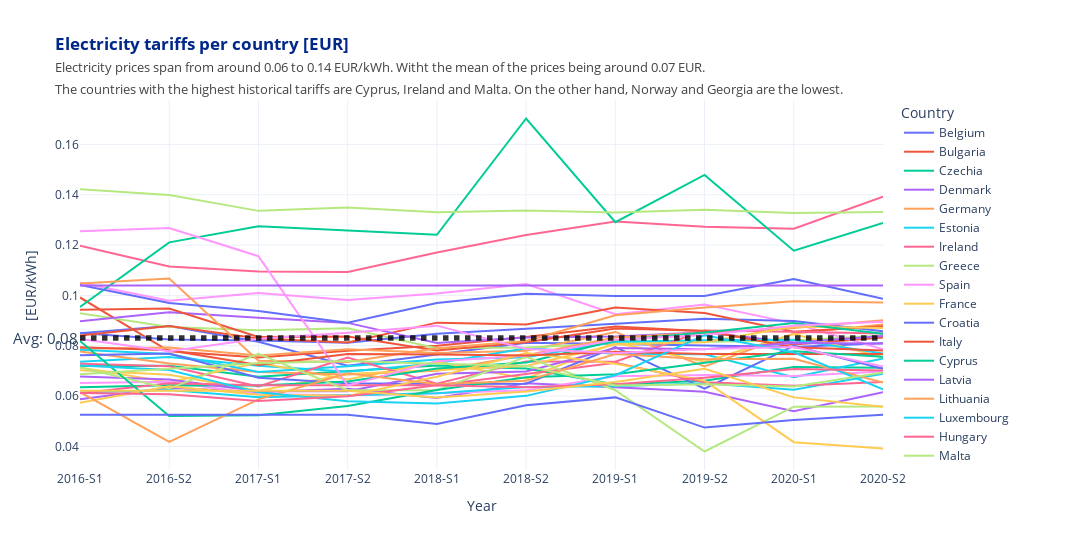

Here is the notebook cell this chart was saved with:
### Code cell
fig = px.line(pd.melt(tariffs,['Country', 'Country ISO (3166-2)']),x='variable', y="value",color='Country', 
                    title='<span style="color:#012888;font-weight:bold">Electricity tariffs per country [EUR]</span>'+'<br>'+
                    '<span style="font-size: 13px;color:#444444;">Electricity prices span from around 0.06 to 0.14 EUR/kWh. Witht the mean of the prices being around 0.07 EUR.<br>The countries with the highest historical tariffs are Cyprus, Ireland and Malta. On the other hand, Norway and Georgia are the lowest.</span>', 
                    width =1300, height=550,
                    labels={'value':'[EUR/kWh]','variable':'Year'},
                    template='plotly_white')

fig.add_hline(y=tariffs.mean(axis=1)[1], 
              line_dash="dot", 
              line_color='#000000',
              annotation_text="Avg: " + str('{:.2f}'.format(tariffs.mean(axis=1)[1])), 
              annotation_position="left",
              annotation_font_size=15,
              line_width=5.5,
              opacity=0.8)

fig.show()

### Figure 1 — Plotly figure (JSON) as saved in the notebook; plotly's stock layout.template omitted (floating-point values rounded to 4 significant figures)
{"data": [{"hovertemplate": "Country=Belgium<br>Year=%{x}<br>[EUR/kWh]=%{y}<extra></extra>", "legendgroup": "Belgium", "line": {"color": "#636efa", "dash": "solid"}, "mode": "lines", "name": "Belgium", "orientation": "v", "showlegend": true, "type": "scatter", "x": ["2016-S1", "2016-S2", "2017-S1", "2017-S2", "2018-S1", "2018-S2", "2019-S1", "2019-S2", "2020-S1", "2020-S2"], "xaxis": "x", "y": [0.085, 0.0879, 0.0816, 0.0721, 0.0765, 0.0812, 0.0807, 0.0802, 0.0795, 0.081], "yaxis": "y"}, {"hovertemplate": "Country=Bulgaria<br>Year=%{x}<br>[EUR/kWh]=%{y}<extra></extra>", "legendgroup": "Bulgaria", "line": {"color": "#EF553B", "dash": "solid"}, "mode": "lines", "name": "Bulgaria", "orientation": "v", "showlegend": true, "type": "scatter", "x": ["2016-S1", "2016-S2", "2017-S1", "2017-S2", "2018-S1", "2018-S2", "2019-S1", "2019-S2", "2020-S1", "2020-S2"], "xaxis": "x", "y": [0.0992, 0.0778, 0.0753, 0.078, 0.08, 0.0835, 0.0877, 0.0858, 0.0805, 0.0833], "yaxis": "y"}, {"hovertemplate": "Country=Czechia<br>Year=%{x}<br>[EUR/kWh]=%{y}<extra></extra>", "legendgroup": "Czechia", "line": {"color": "#00cc96", "dash": "solid"}, "mode": "lines", "name": "Czechia", "orientation": "v", "showlegend": true, "type": "scatter", "x": ["2016-S1", "2016-S2", "2017-S1", "2017-S2", "2018-S1", "2018-S2", "2019-S1", "2019-S2", "2020-S1", "2020-S2"], "xaxis": "x", "y": [0.072, 0.0721, 0.0677, 0.0699, 0.0722, 0.071, 0.0646, 0.0661, 0.0716, 0.0713], "yaxis": "y"}, {"hovertemplate": "Country=Denmark<br>Year=%{x}<br>[EUR/kWh]=%{y}<extra></extra>", "legendgroup": "Denmark", "line": {"color": "#ab63fa", "dash": "solid"}, "mode": "lines", "name": "Denmark", "orientation": "v", "showlegend": true, "type": "scatter", "x": ["2016-S1", "2016-S2", "2017-S1", "2017-S2", "2018-S1", "2018-S2", "2019-S1", "2019-S2", "2020-S1", "2020-S2"], "xaxis": "x", "y": [0.0588, 0.0633, 0.0616, 0.0629, 0.0593, 0.0651, 0.0635, 0.0617, 0.054, 0.0615], "yaxis": "y"}, {"hovertemplate": "Country=Germany<br>Year=%{x}<br>[EUR/kWh]=%{y}<extra></extra>", "legendgroup": "Germany", "line": {"color": "#FFA15A", "dash": "solid"}, "mode": "lines", "name": "Germany", "orientation": "v", "showlegend": true, "type": "scatter", "x": ["2016-S1", "2016-S2", "2017-S1", "2017-S2", "2018-S1", "2018-S2", "2019-S1", "2019-S2", "2020-S1", "2020-S2"], "xaxis": "x", "y": [0.0788, 0.0793, 0.0761, 0.0786, 0.0771, 0.078, 0.0855, 0.0718, 0.0849, 0.0885], "yaxis": "y"}, {"hovertemplate": "Country=Estonia<br>Year=%{x}<br>[EUR/kWh]=%{y}<extra></extra>", "legendgroup": "Estonia", "line": {"color": "#19d3f3", "dash": "solid"}, "mode": "lines", "name": "Estonia", "orientation": "v", "showlegend": true, "type": "scatter", "x": ["2016-S1", "2016-S2", "2017-S1", "2017-S2", "2018-S1", "2018-S2", "2019-S1", "2019-S2", "2020-S1", "2020-S2"], "xaxis": "x", "y": [0.0737, 0.0755, 0.0721, 0.0697, 0.0731, 0.079, 0.0768, 0.0766, 0.0675, 0.075], "yaxis": "y"}, {"hovertemplate": "Country=Ireland<br>Year=%{x}<br>[EUR/kWh]=%{y}<extra></extra>", "legendgroup": "Ireland", "line": {"color": "#FF6692", "dash": "solid"}, "mode": "lines", "name": "Ireland", "orientation": "v", "showlegend": true, "type": "scatter", "x": ["2016-S1", "2016-S2", "2017-S1", "2017-S2", "2018-S1", "2018-S2", "2019-S1", "2019-S2", "2020-S1", "2020-S2"], "xaxis": "x", "y": [0.1198, 0.1115, 0.1095, 0.1093, 0.1171, 0.124, 0.1294, 0.1273, 0.1265, 0.1392], "yaxis": "y"}, {"hovertemplate": "Country=Greece<br>Year=%{x}<br>[EUR/kWh]=%{y}<extra></extra>", "legendgroup": "Greece", "line": {"color": "#B6E880", "dash": "solid"}, "mode": "lines", "name": "Greece", "orientation": "v", "showlegend": true, "type": "scatter", "x": ["2016-S1", "2016-S2", "2017-S1", "2017-S2", "2018-S1", "2018-S2", "2019-S1", "2019-S2", "2020-S1", "2020-S2"], "xaxis": "x", "y": [0.0929, 0.0875, 0.0862, 0.087, 0.079, 0.0793, 0.081, 0.0815, 0.0821, 0.08406], "yaxis": "y"}, {"hovertemplate": "Country=Spain<br>Year=%{x}<br>[EUR/kWh]=%{y}<extra></extra>", "legendgroup": "Spain", "line": {"color": "#FF97FF", "dash": "solid"}, "mode": "lines", "name": "Spain", "orientation": "v", "showlegend": true, "type": "scatter", "x": ["2016-S1", "2016-S2", "2017-S1", "2017-S2", "2018-S1", "2018-S2", "2019-S1", "2019-S2", "2020-S1", "2020-S2"], "xaxis": "x", "y": [0.1051, 0.0979, 0.101, 0.0982, 0.1008, 0.1045, 0.0925, 0.09639, 0.0889, 0.0786], "yaxis": "y"}, {"hovertemplate": "Country=France<br>Year=%{x}<br>[EUR/kWh]=%{y}<extra></extra>", "legendgroup": "France", "line": {"color": "#FECB52", "dash": "solid"}, "mode": "lines", "name": "France", "orientation": "v", "showlegend": true, "type": "scatter", "x": ["2016-S1", "2016-S2", "2017-S1", "2017-S2", "2018-S1", "2018-S2", "2019-S1", "2019-S2", "2020-S1", "2020-S2"], "xaxis": "x", "y": [0.0714, 0.0655, 0.0733, 0.0666, 0.0736, 0.0669, 0.0812, 0.0737, 0.0847, 0.0754], "yaxis": "y"}, {"hovertemplate": "Country=Croatia<br>Year=%{x}<br>[EUR/kWh]=%{y}<extra></extra>", "legendgroup": "Croatia", "line": {"color": "#636efa", "dash": "solid"}, "mode": "lines", "name": "Croatia", "orientation": "v", "showlegend": true, "type": "scatter", "x": ["2016-S1", "2016-S2", "2017-S1", "2017-S2", "2018-S1", "2018-S2", "2019-S1", "2019-S2", "2020-S1", "2020-S2"], "xaxis": "x", "y": [0.0851, 0.0825, 0.0821, 0.0812, 0.0848, 0.0867, 0.0887, 0.0907, 0.0898, 0.08573], "yaxis": "y"}, {"hovertemplate": "Country=Italy<br>Year=%{x}<br>[EUR/kWh]=%{y}<extra></extra>", "legendgroup": "Italy", "line": {"color": "#EF553B", "dash": "solid"}, "mode": "lines", "name": "Italy", "orientation": "v", "showlegend": true, "type": "scatter", "x": ["2016-S1", "2016-S2", "2017-S1", "2017-S2", "2018-S1", "2018-S2", "2019-S1", "2019-S2", "2020-S1", "2020-S2"], "xaxis": "x", "y": [0.0841, 0.0879, 0.0829, 0.0813, 0.0892, 0.0885, 0.0952, 0.093, 0.0856, 0.0878], "yaxis": "y"}, {"hovertemplate": "Country=Cyprus<br>Year=%{x}<br>[EUR/kWh]=%{y}<extra></extra>", "legendgroup": "Cyprus", "line": {"color": "#00cc96", "dash": "solid"}, "mode": "lines", "name": "Cyprus", "orientation": "v", "showlegend": true, "type": "scatter", "x": ["2016-S1", "2016-S2", "2017-S1", "2017-S2", "2018-S1", "2018-S2", "2019-S1", "2019-S2", "2020-S1", "2020-S2"], "xaxis": "x", "y": [0.0954, 0.1211, 0.1275, 0.1258, 0.1241, 0.1703, 0.1291, 0.1479, 0.1178, 0.1288], "yaxis": "y"}, {"hovertemplate": "Country=Latvia<br>Year=%{x}<br>[EUR/kWh]=%{y}<extra></extra>", "legendgroup": "Latvia", "line": {"color": "#ab63fa", "dash": "solid"}, "mode": "lines", "name": "Latvia", "orientation": "v", "showlegend": true, "type": "scatter", "x": ["2016-S1", "2016-S2", "2017-S1", "2017-S2", "2018-S1", "2018-S2", "2019-S1", "2019-S2", "2020-S1", "2020-S2"], "xaxis": "x", "y": [0.0897, 0.0933, 0.0911, 0.0891, 0.0811, 0.0833, 0.0837, 0.0854, 0.0813, 0.0839], "yaxis": "y"}, {"hovertemplate": "Country=Lithuania<br>Year=%{x}<br>[EUR/kWh]=%{y}<extra></extra>", "legendgroup": "Lithuania", "line": {"color": "#FFA15A", "dash": "solid"}, "mode": "lines", "name": "Lithuania", "orientation": "v", "showlegend": true, "type": "scatter", "x": ["2016-S1", "2016-S2", "2017-S1", "2017-S2", "2018-S1", "2018-S2", "2019-S1", "2019-S2", "2020-S1", "2020-S2"], "xaxis": "x", "y": [0.0777, 0.073, 0.0696, 0.0686, 0.0701, 0.0762, 0.0833, 0.0853, 0.0871, 0.0901], "yaxis": "y"}, {"hovertemplate": "Country=Luxembourg<br>Year=%{x}<br>[EUR/kWh]=%{y}<extra></extra>", "legendgroup": "Luxembourg", "line": {"color": "#19d3f3", "dash": "solid"}, "mode": "lines", "name": "Luxembourg", "orientation": "v", "showlegend": true, "type": "scatter", "x": ["2016-S1", "2016-S2", "2017-S1", "2017-S2", "2018-S1", "2018-S2", "2019-S1", "2019-S2", "2020-S1", "2020-S2"], "xaxis": "x", "y": [0.0784, 0.0767, 0.0696, 0.0719, 0.0746, 0.0754, 0.0816, 0.0822, 0.0824, 0.07698], "yaxis": "y"}, {"hovertemplate": "Country=Hungary<br>Year=%{x}<br>[EUR/kWh]=%{y}<extra></extra>", "legendgroup": "Hungary", "line": {"color": "#FF6692", "dash": "solid"}, "mode": "lines", "name": "Hungary", "orientation": "v", "showlegend": true, "type": "scatter", "x": ["2016-S1", "2016-S2", "2017-S1", "2017-S2", "2018-S1", "2018-S2", "2019-S1", "2019-S2", "2020-S1", "2020-S2"], "xaxis": "x", "y": [0.0729, 0.0719, 0.0638, 0.07529, 0.0649, 0.0738, 0.0737, 0.0861, 0.0856, 0.0849], "yaxis": "y"}, {"hovertemplate": "Country=Malta<br>Year=%{x}<br>[EUR/kWh]=%{y}<extra></extra>", "legendgroup": "Malta", "line": {"color": "#B6E880", "dash": "solid"}, "mode": "lines", "name": "Malta", "orientation": "v", "showlegend": true, "type": "scatter", "x": ["2016-S1", "2016-S2", "2017-S1", "2017-S2", "2018-S1", "2018-S2", "2019-S1", "2019-S2", "2020-S1", "2020-S2"], "xaxis": "x", "y": [0.1422, 0.1399, 0.1336, 0.1349, 0.1331, 0.1337, 0.133, 0.134, 0.1328, 0.1332], "yaxis": "y"}, {"hovertemplate": "Country=Netherlands<br>Year=%{x}<br>[EUR/kWh]=%{y}<extra></extra>", "legendgroup": "Netherlands", "line": {"color": "#FF97FF", "dash": "solid"}, "mode": "lines", "name": "Netherlands", "orientation": "v", "showlegend": true, "type": "scatter", "x": ["2016-S1", "2016-S2", "2017-S1", "2017-S2", "2018-S1", "2018-S2", "2019-S1", "2019-S2", "2020-S1", "2020-S2"], "xaxis": "x", "y": [0.0652, 0.0657, 0.0607, 0.0603, 0.0611, 0.0623, 0.0679, 0.0684, 0.068, 0.0698], "yaxis": "y"}, {"hovertemplate": "Country=Austria<br>Year=%{x}<br>[EUR/kWh]=%{y}<extra></extra>", "legendgroup": "Austria", "line": {"color": "#FECB52", "dash": "solid"}, "mode": "lines", "name": "Austria", "orientation": "v", "showlegend": true, "type": "scatter", "x": ["2016-S1", "2016-S2", "2017-S1", "2017-S2", "2018-S1", "2018-S2", "2019-S1", "2019-S2", "2020-S1", "2020-S2"], "xaxis": "x", "y": [0.0703, 0.0685, 0.0621, 0.0688, 0.0704, 0.072, 0.0805, 0.0814, 0.0877, 0.0871], "yaxis": "y"}, {"hovertemplate": "Country=Poland<br>Year=%{x}<br>[EUR/kWh]=%{y}<extra></extra>", "legendgroup": "Poland", "line": {"color": "#636efa", "dash": "solid"}, "mode": "lines", "name": "Poland", "orientation": "v", "showlegend": true, "type": "scatter", "x": ["2016-S1", "2016-S2", "2017-S1", "2017-S2", "2018-S1", "2018-S2", "2019-S1", "2019-S2", "2020-S1", "2020-S2"], "xaxis": "x", "y": [0.0762, 0.0769, 0.0673, 0.0651, 0.0648, 0.0649, 0.0795, 0.063, 0.08, 0.07086], "yaxis": "y"}, {"hovertemplate": "Country=Portugal<br>Year=%{x}<br>[EUR/kWh]=%{y}<extra></extra>", "legendgroup": "Portugal", "line": {"color": "#EF553B", "dash": "solid"}, "mode": "lines", "name": "Portugal", "orientation": "v", "showlegend": true, "type": "scatter", "x": ["2016-S1", "2016-S2", "2017-S1", "2017-S2", "2018-S1", "2018-S2", "2019-S1", "2019-S2", "2020-S1", "2020-S2"], "xaxis": "x", "y": [0.0943, 0.0948, 0.0835, 0.0837, 0.0781, 0.0814, 0.0869, 0.086, 0.0794, 0.0781], "yaxis": "y"}, {"hovertemplate": "Country=Romania<br>Year=%{x}<br>[EUR/kWh]=%{y}<extra></extra>", "legendgroup": "Romania", "line": {"color": "#00cc96", "dash": "solid"}, "mode": "lines", "name": "Romania", "orientation": "v", "showlegend": true, "type": "scatter", "x": ["2016-S1", "2016-S2", "2017-S1", "2017-S2", "2018-S1", "2018-S2", "2019-S1", "2019-S2", "2020-S1", "2020-S2"], "xaxis": "x", "y": [0.0635, 0.0643, 0.0642, 0.0658, 0.071, 0.0734, 0.0821, 0.0853, 0.089, 0.0848], "yaxis": "y"}, {"hovertemplate": "Country=Slovenia<br>Year=%{x}<br>[EUR/kWh]=%{y}<extra></extra>", "legendgroup": "Slovenia", "line": {"color": "#ab63fa", "dash": "solid"}, "mode": "lines", "name": "Slovenia", "orientation": "v", "showlegend": true, "type": "scatter", "x": ["2016-S1", "2016-S2", "2017-S1", "2017-S2", "2018-S1", "2018-S2", "2019-S1", "2019-S2", "2020-S1", "2020-S2"], "xaxis": "x", "y": [0.0678, 0.0666, 0.0619, 0.0619, 0.0689, 0.0698, 0.0791, 0.0786, 0.0811, 0.0809], "yaxis": "y"}, {"hovertemplate": "Country=Slovakia<br>Year=%{x}<br>[EUR/kWh]=%{y}<extra></extra>", "legendgroup": "Slovakia", "line": {"color": "#FFA15A", "dash": "solid"}, "mode": "lines", "name": "Slovakia", "orientation": "v", "showlegend": true, "type": "scatter", "x": ["2016-S1", "2016-S2", "2017-S1", "2017-S2", "2018-S1", "2018-S2", "2019-S1", "2019-S2", "2020-S1", "2020-S2"], "xaxis": "x", "y": [0.1047, 0.1067, 0.0741, 0.0736, 0.079, 0.0819, 0.0921, 0.0952, 0.0977, 0.0972], "yaxis": "y"}, {"hovertemplate": "Country=Finland<br>Year=%{x}<br>[EUR/kWh]=%{y}<extra></extra>", "legendgroup": "Finland", "line": {"color": "#19d3f3", "dash": "solid"}, "mode": "lines", "name": "Finland", "orientation": "v", "showlegend": true, "type": "scatter", "x": ["2016-S1", "2016-S2", "2017-S1", "2017-S2", "2018-S1", "2018-S2", "2019-S1", "2019-S2", "2020-S1", "2020-S2"], "xaxis": "x", "y": [0.0614, 0.0624, 0.0596, 0.0605, 0.0611, 0.0636, 0.0639, 0.0651, 0.0625, 0.0689], "yaxis": "y"}, {"hovertemplate": "Country=Sweden<br>Year=%{x}<br>[EUR/kWh]=%{y}<extra></extra>", "legendgroup": "Sweden", "line": {"color": "#FF6692", "dash": "solid"}, "mode": "lines", "name": "Sweden", "orientation": "v", "showlegend": true, "type": "scatter", "x": ["2016-S1", "2016-S2", "2017-S1", "2017-S2", "2018-S1", "2018-S2", "2019-S1", "2019-S2", "2020-S1", "2020-S2"], "xaxis": "x", "y": [0.0611, 0.0651, 0.0643, 0.0642, 0.0643, 0.0688, 0.0733, 0.0655, 0.0641, 0.06563], "yaxis": "y"}, {"hovertemplate": "Country=Iceland<br>Year=%{x}<br>[EUR/kWh]=%{y}<extra></extra>", "legendgroup": "Iceland", "line": {"color": "#B6E880", "dash": "solid"}, "mode": "lines", "name": "Iceland", "orientation": "v", "showlegend": true, "type": "scatter", "x": ["2016-S1", "2016-S2", "2017-S1", "2017-S2", "2018-S1", "2018-S2", "2019-S1", "2019-S2", "2020-S1", "2020-S2"], "xaxis": "x", "y": [0.0714, 0.063, 0.0768, 0.06236, 0.06236, 0.0756, 0.06236, 0.038, 0.0558, 0.0559], "yaxis": "y"}, {"hovertemplate": "Country=Liechtenstein<br>Year=%{x}<br>[EUR/kWh]=%{y}<extra></extra>", "legendgroup": "Liechtenstein", "line": {"color": "#FF97FF", "dash": "solid"}, "mode": "lines", "name": "Liechtenstein", "orientation": "v", "showlegend": true, "type": "scatter", "x": ["2016-S1", "2016-S2", "2017-S1", "2017-S2", "2018-S1", "2018-S2", "2019-S1", "2019-S2", "2020-S1", "2020-S2"], "xaxis": "x", "y": [0.1255, 0.1268, 0.1156, 0.0642, 0.0739, 0.076, 0.0824, 0.0843, 0.088, 0.0895], "yaxis": "y"}, {"hovertemplate": "Country=Norway<br>Year=%{x}<br>[EUR/kWh]=%{y}<extra></extra>", "legendgroup": "Norway", "line": {"color": "#FECB52", "dash": "solid"}, "mode": "lines", "name": "Norway", "orientation": "v", "showlegend": true, "type": "scatter", "x": ["2016-S1", "2016-S2", "2017-S1", "2017-S2", "2018-S1", "2018-S2", "2019-S1", "2019-S2", "2020-S1", "2020-S2"], "xaxis": "x", "y": [0.0574, 0.0639, 0.0605, 0.0601, 0.0677, 0.0771, 0.0729, 0.0661, 0.0417, 0.0392], "yaxis": "y"}, {"hovertemplate": "Country=United Kingdom<br>Year=%{x}<br>[EUR/kWh]=%{y}<extra></extra>", "legendgroup": "United Kingdom", "line": {"color": "#636efa", "dash": "solid"}, "mode": "lines", "name": "United Kingdom", "orientation": "v", "showlegend": true, "type": "scatter", "x": ["2016-S1", "2016-S2", "2017-S1", "2017-S2", "2018-S1", "2018-S2", "2019-S1", "2019-S2", "2020-S1", "2020-S2"], "xaxis": "x", "y": [0.1042, 0.097, 0.0938, 0.0892, 0.097, 0.1007, 0.0998, 0.0998, 0.1065, 0.09867], "yaxis": "y"}, {"hovertemplate": "Country=Montenegro<br>Year=%{x}<br>[EUR/kWh]=%{y}<extra></extra>", "legendgroup": "Montenegro", "line": {"color": "#EF553B", "dash": "solid"}, "mode": "lines", "name": "Montenegro", "orientation": "v", "showlegend": true, "type": "scatter", "x": ["2016-S1", "2016-S2", "2017-S1", "2017-S2", "2018-S1", "2018-S2", "2019-S1", "2019-S2", "2020-S1", "2020-S2"], "xaxis": "x", "y": [0.0794, 0.0782, 0.0724, 0.0767, 0.0765, 0.0761, 0.0776, 0.0767, 0.0767, 0.0767], "yaxis": "y"}, {"hovertemplate": "Country=North Macedonia<br>Year=%{x}<br>[EUR/kWh]=%{y}<extra></extra>", "legendgroup": "North Macedonia", "line": {"color": "#00cc96", "dash": "solid"}, "mode": "lines", "name": "North Macedonia", "orientation": "v", "showlegend": true, "type": "scatter", "x": ["2016-S1", "2016-S2", "2017-S1", "2017-S2", "2018-S1", "2018-S2", "2019-S1", "2019-S2", "2020-S1", "2020-S2"], "xaxis": "x", "y": [0.0819, 0.0521, 0.0524, 0.0561, 0.0624, 0.0675, 0.0687, 0.0733, 0.0778, 0.0756], "yaxis": "y"}, {"hovertemplate": "Country=Albania<br>Year=%{x}<br>[EUR/kWh]=%{y}<extra></extra>", "legendgroup": "Albania", "line": {"color": "#ab63fa", "dash": "solid"}, "mode": "lines", "name": "Albania", "orientation": "v", "showlegend": true, "type": "scatter", "x": ["2016-S1", "2016-S2", "2017-S1", "2017-S2", "2018-S1", "2018-S2", "2019-S1", "2019-S2", "2020-S1", "2020-S2"], "xaxis": "x", "y": [0.104, 0.104, 0.104, 0.104, 0.104, 0.104, 0.104, 0.104, 0.104, 0.104], "yaxis": "y"}, {"hovertemplate": "Country=Serbia<br>Year=%{x}<br>[EUR/kWh]=%{y}<extra></extra>", "legendgroup": "Serbia", "line": {"color": "#FFA15A", "dash": "solid"}, "mode": "lines", "name": "Serbia", "orientation": "v", "showlegend": true, "type": "scatter", "x": ["2016-S1", "2016-S2", "2017-S1", "2017-S2", "2018-S1", "2018-S2", "2019-S1", "2019-S2", "2020-S1", "2020-S2"], "xaxis": "x", "y": [0.0616, 0.0418, 0.0587, 0.0691, 0.0647, 0.0661, 0.0767, 0.0747, 0.0748, 0.06536], "yaxis": "y"}, {"hovertemplate": "Country=Turkey<br>Year=%{x}<br>[EUR/kWh]=%{y}<extra></extra>", "legendgroup": "Turkey", "line": {"color": "#19d3f3", "dash": "solid"}, "mode": "lines", "name": "Turkey", "orientation": "v", "showlegend": true, "type": "scatter", "x": ["2016-S1", "2016-S2", "2017-S1", "2017-S2", "2018-S1", "2018-S2", "2019-S1", "2019-S2", "2020-S1", "2020-S2"], "xaxis": "x", "y": [0.0722, 0.0704, 0.0615, 0.058, 0.0571, 0.0601, 0.0683, 0.0842, 0.0774, 0.0627], "yaxis": "y"}, {"hovertemplate": "Country=Bosnia and Herzegovina<br>Year=%{x}<br>[EUR/kWh]=%{y}<extra></extra>", "legendgroup": "Bosnia and Herzegovina", "line": {"color": "#FF6692", "dash": "solid"}, "mode": "lines", "name": "Bosnia and Herzegovina", "orientation": "v", "showlegend": true, "type": "scatter", "x": ["2016-S1", "2016-S2", "2017-S1", "2017-S2", "2018-S1", "2018-S2", "2019-S1", "2019-S2", "2020-S1", "2020-S2"], "xaxis": "x", "y": [0.0612, 0.0607, 0.0581, 0.06, 0.0643, 0.0635, 0.0647, 0.0673, 0.0708, 0.0702], "yaxis": "y"}, {"hovertemplate": "Country=Kosovo<br>Year=%{x}<br>[EUR/kWh]=%{y}<extra></extra>", "legendgroup": "Kosovo", "line": {"color": "#B6E880", "dash": "solid"}, "mode": "lines", "name": "Kosovo", "orientation": "v", "showlegend": true, "type": "scatter", "x": ["2016-S1", "2016-S2", "2017-S1", "2017-S2", "2018-S1", "2018-S2", "2019-S1", "2019-S2", "2020-S1", "2020-S2"], "xaxis": "x", "y": [0.0687, 0.0708, 0.0731, 0.074, 0.0729, 0.0721, 0.0642, 0.0647, 0.0638, 0.06937], "yaxis": "y"}, {"hovertemplate": "Country=Moldova<br>Year=%{x}<br>[EUR/kWh]=%{y}<extra></extra>", "legendgroup": "Moldova", "line": {"color": "#FF97FF", "dash": "solid"}, "mode": "lines", "name": "Moldova", "orientation": "v", "showlegend": true, "type": "scatter", "x": ["2016-S1", "2016-S2", "2017-S1", "2017-S2", "2018-S1", "2018-S2", "2019-S1", "2019-S2", "2020-S1", "2020-S2"], "xaxis": "x", "y": [0.0827, 0.0778, 0.0828, 0.0852, 0.088, 0.0787, 0.0771, 0.0787, 0.0795, 0.0718], "yaxis": "y"}, {"hovertemplate": "Country=Ukraine<br>Year=%{x}<br>[EUR/kWh]=%{y}<extra></extra>", "legendgroup": "Ukraine", "line": {"color": "#FECB52", "dash": "solid"}, "mode": "lines", "name": "Ukraine", "orientation": "v", "showlegend": true, "type": "scatter", "x": ["2016-S1", "2016-S2", "2017-S1", "2017-S2", "2018-S1", "2018-S2", "2019-S1", "2019-S2", "2020-S1", "2020-S2"], "xaxis": "x", "y": [0.06218, 0.06218, 0.06218, 0.06218, 0.0595, 0.0618, 0.0656, 0.0709, 0.0595, 0.0558], "yaxis": "y"}, {"hovertemplate": "Country=Georgia<br>Year=%{x}<br>[EUR/kWh]=%{y}<extra></extra>", "legendgroup": "Georgia", "line": {"color": "#636efa", "dash": "solid"}, "mode": "lines", "name": "Georgia", "orientation": "v", "showlegend": true, "type": "scatter", "x": ["2016-S1", "2016-S2", "2017-S1", "2017-S2", "2018-S1", "2018-S2", "2019-S1", "2019-S2", "2020-S1", "2020-S2"], "xaxis": "x", "y": [0.05256, 0.05256, 0.05256, 0.05256, 0.0489, 0.0564, 0.0595, 0.0475, 0.0505, 0.05256], "yaxis": "y"}], "layout": {"annotations": [{"font": {"size": 15}, "showarrow": false, "text": "Avg: 0.08", "x": 0, "xanchor": "right", "xref": "x domain", "y": 0.08311, "yanchor": "middle", "yref": "y"}], "height": 550, "legend": {"title": {"text": "Country"}, "tracegroupgap": 0}, "shapes": [{"line": {"color": "#000000", "dash": "dot", "width": 5.5}, "opacity": 0.8, "type": "line", "x0": 0, "x1": 1, "xref": "x domain", "y0": 0.08311, "y1": 0.08311, "yref": "y"}], "title": {"text": "<span style=\"color:#012888;font-weight:bold\">Electricity tariffs per country [EUR]</span><br><span style=\"font-size: 13px;color:#444444;\">Electricity prices span from around 0.06 to 0.14 EUR/kWh. Witht the mean of the prices being around 0.07 EUR.<br>The countries with the highest historical tariffs are Cyprus, Ireland and Malta. On the other hand, Norway and Georgia are the lowest.</span>"}, "width": 1300, "xaxis": {"anchor": "y", "autorange": true, "domain": [0, 1], "range": [0, 9], "title": {"text": "Year"}, "type": "category"}, "yaxis": {"anchor": "x", "autorange": true, "domain": [0, 1], "range": [0.03065, 0.1777], "title": {"text": "[EUR/kWh]"}, "type": "linear"}}}
